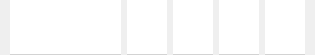
<?xml version="1.0" encoding="UTF-8"?>
<ui version="4.0">
 <class>LessonWidget</class>
 <widget class="QWidget" name="LessonWidget">
  <property name="geometry">
   <rect>
    <x>0</x>
    <y>0</y>
    <width>315</width>
    <height>55</height>
   </rect>
  </property>
  <property name="windowTitle">
   <string>Form</string>
  </property>
  <property name="styleSheet">
   <string notr="true">LessonWidget
{
background-color: white;
border-bottom: 1px solid lightgray;
}

QLabel
{
background-color: white;
border-bottom: 1px solid lightgray;
}</string>
  </property>
  <layout class="QHBoxLayout" name="horizontalLayout">
   <property name="spacing">
    <number>6</number>
   </property>
   <property name="leftMargin">
    <number>10</number>
   </property>
   <property name="topMargin">
    <number>0</number>
   </property>
   <property name="rightMargin">
    <number>10</number>
   </property>
   <property name="bottomMargin">
    <number>0</number>
   </property>
   <item>
    <widget class="ClickableLabel" name="labelButton">
     <property name="text">
      <string/>
     </property>
    </widget>
   </item>
   <item>
    <widget class="ClickableSvgWidget" name="checkButton">
     <property name="sizePolicy">
      <sizepolicy hsizetype="MinimumExpanding" vsizetype="MinimumExpanding">
       <horstretch>0</horstretch>
       <verstretch>0</verstretch>
      </sizepolicy>
     </property>
     <property name="maximumSize">
      <size>
       <width>40</width>
       <height>16777215</height>
      </size>
     </property>
     <property name="text">
      <string/>
     </property>
     <property name="alignment">
      <set>Qt::AlignCenter</set>
     </property>
    </widget>
   </item>
   <item>
    <widget class="ClickableSvgWidget" name="playButton">
     <property name="sizePolicy">
      <sizepolicy hsizetype="MinimumExpanding" vsizetype="MinimumExpanding">
       <horstretch>0</horstretch>
       <verstretch>0</verstretch>
      </sizepolicy>
     </property>
     <property name="maximumSize">
      <size>
       <width>40</width>
       <height>16777215</height>
      </size>
     </property>
     <property name="text">
      <string/>
     </property>
     <property name="alignment">
      <set>Qt::AlignCenter</set>
     </property>
    </widget>
   </item>
   <item>
    <widget class="ClickableSvgWidget" name="notesButton">
     <property name="sizePolicy">
      <sizepolicy hsizetype="MinimumExpanding" vsizetype="MinimumExpanding">
       <horstretch>0</horstretch>
       <verstretch>0</verstretch>
      </sizepolicy>
     </property>
     <property name="maximumSize">
      <size>
       <width>40</width>
       <height>16777215</height>
      </size>
     </property>
     <property name="text">
      <string/>
     </property>
     <property name="alignment">
      <set>Qt::AlignCenter</set>
     </property>
    </widget>
   </item>
   <item>
    <widget class="ClickableSvgWidget" name="favoriteButton">
     <property name="sizePolicy">
      <sizepolicy hsizetype="MinimumExpanding" vsizetype="MinimumExpanding">
       <horstretch>0</horstretch>
       <verstretch>0</verstretch>
      </sizepolicy>
     </property>
     <property name="maximumSize">
      <size>
       <width>40</width>
       <height>16777215</height>
      </size>
     </property>
     <property name="text">
      <string/>
     </property>
     <property name="alignment">
      <set>Qt::AlignCenter</set>
     </property>
    </widget>
   </item>
  </layout>
 </widget>
 <customwidgets>
  <customwidget>
   <class>ClickableLabel</class>
   <extends>QLabel</extends>
   <header>clickablelabel.h</header>
  </customwidget>
  <customwidget>
   <class>ClickableSvgWidget</class>
   <extends>QLabel</extends>
   <header>clickablesvgwidget.h</header>
  </customwidget>
 </customwidgets>
 <resources/>
 <connections/>
</ui>
